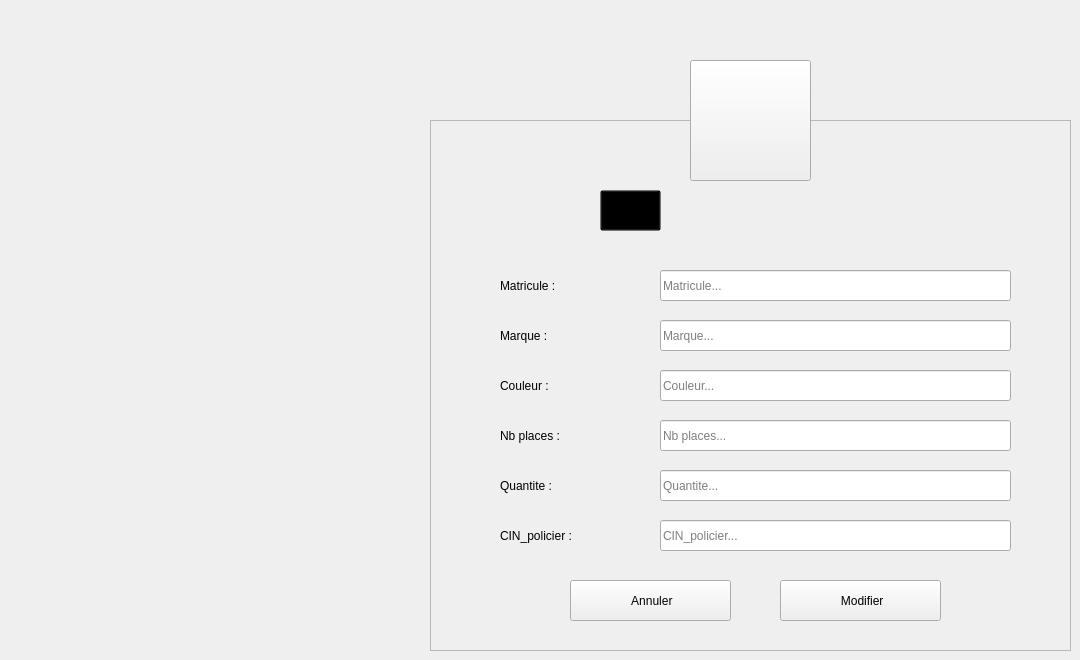
    <widget class="QWidget" name="Modifier_vehicule">
     <widget class="QToolButton" name="toolButton_49">
      <property name="geometry">
       <rect>
        <x>690</x>
        <y>60</y>
        <width>121</width>
        <height>121</height>
       </rect>
      </property>
      <property name="styleSheet">
       <string notr="true"/>
      </property>
      <property name="text">
       <string/>
      </property>
      <property name="icon">
       <iconset>
        <normaloff>:/resources/images/auto.png</normaloff>:/resources/images/auto.png</iconset>
      </property>
      <property name="iconSize">
       <size>
        <width>64</width>
        <height>64</height>
       </size>
      </property>
     </widget>
     <widget class="QFrame" name="frame_38">
      <property name="geometry">
       <rect>
        <x>430</x>
        <y>120</y>
        <width>641</width>
        <height>531</height>
       </rect>
      </property>
      <property name="styleSheet">
       <string notr="true"/>
      </property>
      <property name="frameShape">
       <enum>QFrame::StyledPanel</enum>
      </property>
      <property name="frameShadow">
       <enum>QFrame::Raised</enum>
      </property>
      <widget class="QLabel" name="L_ModifierIntervenant_4">
       <property name="geometry">
        <rect>
         <x>220</x>
         <y>70</y>
         <width>281</width>
         <height>41</height>
        </rect>
       </property>
       <property name="font">
        <font>
         <family>century gothic</family>
         <pointsize>-1</pointsize>
         <weight>75</weight>
         <bold>true</bold>
        </font>
       </property>
       <property name="styleSheet">
        <string notr="true">background: transparent;</string>
       </property>
       <property name="text">
        <string>Modifier un vehicule</string>
       </property>
      </widget>
      <widget class="QLabel" name="L_MMatriculeVehicule_2">
       <property name="geometry">
        <rect>
         <x>70</x>
         <y>150</y>
         <width>121</width>
         <height>31</height>
        </rect>
       </property>
       <property name="styleSheet">
        <string notr="true">background: transparent;</string>
       </property>
       <property name="text">
        <string>Matricule :</string>
       </property>
      </widget>
      <widget class="QLabel" name="L_MMrauqueVehicule_2">
       <property name="geometry">
        <rect>
         <x>70</x>
         <y>200</y>
         <width>121</width>
         <height>31</height>
        </rect>
       </property>
       <property name="styleSheet">
        <string notr="true">background: transparent;</string>
       </property>
       <property name="text">
        <string>Marque :</string>
       </property>
      </widget>
      <widget class="QLabel" name="L_MCouleurVehicule_2">
       <property name="geometry">
        <rect>
         <x>70</x>
         <y>250</y>
         <width>131</width>
         <height>31</height>
        </rect>
       </property>
       <property name="styleSheet">
        <string notr="true">background: transparent;</string>
       </property>
       <property name="text">
        <string>Couleur :</string>
       </property>
      </widget>
      <widget class="QLabel" name="L_MNbplacesVehicule_2">
       <property name="geometry">
        <rect>
         <x>70</x>
         <y>300</y>
         <width>141</width>
         <height>31</height>
        </rect>
       </property>
       <property name="styleSheet">
        <string notr="true">background: transparent;</string>
       </property>
       <property name="text">
        <string>Nb places :</string>
       </property>
      </widget>
      <widget class="QLabel" name="L_MQuantiteVehicule_2">
       <property name="geometry">
        <rect>
         <x>70</x>
         <y>350</y>
         <width>141</width>
         <height>31</height>
        </rect>
       </property>
       <property name="styleSheet">
        <string notr="true">background: transparent;</string>
       </property>
       <property name="text">
        <string>Quantite :</string>
       </property>
      </widget>
      <widget class="QLineEdit" name="LE_MMatriculeVehicule_2">
       <property name="geometry">
        <rect>
         <x>230</x>
         <y>150</y>
         <width>351</width>
         <height>31</height>
        </rect>
       </property>
       <property name="text">
        <string/>
       </property>
       <property name="placeholderText">
        <string>Matricule...</string>
       </property>
      </widget>
      <widget class="QLineEdit" name="LE_MMarqueVehicule_2">
       <property name="geometry">
        <rect>
         <x>230</x>
         <y>200</y>
         <width>351</width>
         <height>31</height>
        </rect>
       </property>
       <property name="placeholderText">
        <string>Marque...</string>
       </property>
      </widget>
      <widget class="QLineEdit" name="LE_MCouleurVehicule_2">
       <property name="geometry">
        <rect>
         <x>230</x>
         <y>250</y>
         <width>351</width>
         <height>31</height>
        </rect>
       </property>
       <property name="placeholderText">
        <string>Couleur...</string>
       </property>
      </widget>
      <widget class="QLineEdit" name="LE_MNbplacesVehicule_2">
       <property name="geometry">
        <rect>
         <x>230</x>
         <y>300</y>
         <width>351</width>
         <height>31</height>
        </rect>
       </property>
       <property name="placeholderText">
        <string>Nb places...</string>
       </property>
      </widget>
      <widget class="QLineEdit" name="LE_MQuantiteVehicule_2">
       <property name="geometry">
        <rect>
         <x>230</x>
         <y>350</y>
         <width>351</width>
         <height>31</height>
        </rect>
       </property>
       <property name="placeholderText">
        <string>Quantite...</string>
       </property>
      </widget>
      <widget class="QPushButton" name="B_MConfirmerVehicule_2">
       <property name="geometry">
        <rect>
         <x>350</x>
         <y>460</y>
         <width>161</width>
         <height>41</height>
        </rect>
       </property>
       <property name="text">
        <string> Modifier</string>
       </property>
       <property name="icon">
        <iconset>
         <normaloff>:/resources/images/edit.png</normaloff>:/resources/images/edit.png</iconset>
       </property>
       <property name="iconSize">
        <size>
         <width>20</width>
         <height>20</height>
        </size>
       </property>
      </widget>
      <widget class="QPushButton" name="B_MAnuulerVehicule_2">
       <property name="geometry">
        <rect>
         <x>140</x>
         <y>460</y>
         <width>161</width>
         <height>41</height>
        </rect>
       </property>
       <property name="text">
        <string> Annuler</string>
       </property>
       <property name="icon">
        <iconset>
         <normaloff>:/resources/images/close.png</normaloff>:/resources/images/close.png</iconset>
       </property>
       <property name="iconSize">
        <size>
         <width>16</width>
         <height>16</height>
        </size>
       </property>
      </widget>
      <widget class="QToolButton" name="toolButton_50">
       <property name="geometry">
        <rect>
         <x>170</x>
         <y>70</y>
         <width>61</width>
         <height>41</height>
        </rect>
       </property>
       <property name="styleSheet">
        <string notr="true">background: transparent;</string>
       </property>
       <property name="text">
        <string/>
       </property>
       <property name="icon">
        <iconset>
         <normaloff>:/Recources/Images/edit-user.gif</normaloff>:/Recources/Images/edit-user.gif</iconset>
       </property>
       <property name="iconSize">
        <size>
         <width>30</width>
         <height>30</height>
        </size>
       </property>
      </widget>
      <widget class="QLabel" name="L_MCinVehicule_2">
       <property name="geometry">
        <rect>
         <x>70</x>
         <y>400</y>
         <width>141</width>
         <height>31</height>
        </rect>
       </property>
       <property name="styleSheet">
        <string notr="true">background: transparent;</string>
       </property>
       <property name="text">
        <string>CIN_policier :</string>
       </property>
      </widget>
      <widget class="QLineEdit" name="LE_MCinVehicule_2">
       <property name="geometry">
        <rect>
         <x>230</x>
         <y>400</y>
         <width>351</width>
         <height>31</height>
        </rect>
       </property>
       <property name="placeholderText">
        <string>CIN_policier...</string>
       </property>
      </widget>
     </widget>
     <zorder>frame_38</zorder>
     <zorder>toolButton_49</zorder>
    </widget>
